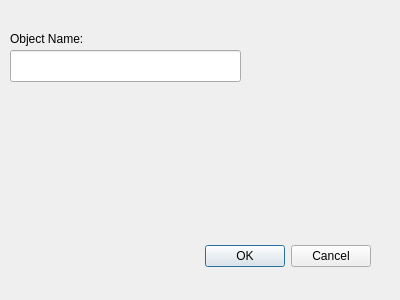
<?xml version="1.0" encoding="UTF-8"?>
<ui version="4.0">
 <class>DialogCreateObject</class>
 <widget class="QDialog" name="DialogCreateObject">
  <property name="geometry">
   <rect>
    <x>0</x>
    <y>0</y>
    <width>400</width>
    <height>300</height>
   </rect>
  </property>
  <property name="windowTitle">
   <string>Dialog</string>
  </property>
  <widget class="QDialogButtonBox" name="buttonBox">
   <property name="geometry">
    <rect>
     <x>30</x>
     <y>240</y>
     <width>341</width>
     <height>32</height>
    </rect>
   </property>
   <property name="orientation">
    <enum>Qt::Horizontal</enum>
   </property>
   <property name="standardButtons">
    <set>QDialogButtonBox::Cancel|QDialogButtonBox::Ok</set>
   </property>
  </widget>
  <widget class="QLabel" name="labelObjectName">
   <property name="geometry">
    <rect>
     <x>10</x>
     <y>30</y>
     <width>111</width>
     <height>18</height>
    </rect>
   </property>
   <property name="text">
    <string>Object Name:</string>
   </property>
  </widget>
  <widget class="QLineEdit" name="lineEditObjectName">
   <property name="geometry">
    <rect>
     <x>10</x>
     <y>50</y>
     <width>231</width>
     <height>32</height>
    </rect>
   </property>
  </widget>
 </widget>
 <resources/>
 <connections>
  <connection>
   <sender>buttonBox</sender>
   <signal>accepted()</signal>
   <receiver>DialogCreateObject</receiver>
   <slot>accept()</slot>
   <hints>
    <hint type="sourcelabel">
     <x>248</x>
     <y>254</y>
    </hint>
    <hint type="destinationlabel">
     <x>157</x>
     <y>274</y>
    </hint>
   </hints>
  </connection>
  <connection>
   <sender>buttonBox</sender>
   <signal>rejected()</signal>
   <receiver>DialogCreateObject</receiver>
   <slot>reject()</slot>
   <hints>
    <hint type="sourcelabel">
     <x>316</x>
     <y>260</y>
    </hint>
    <hint type="destinationlabel">
     <x>286</x>
     <y>274</y>
    </hint>
   </hints>
  </connection>
 </connections>
</ui>
